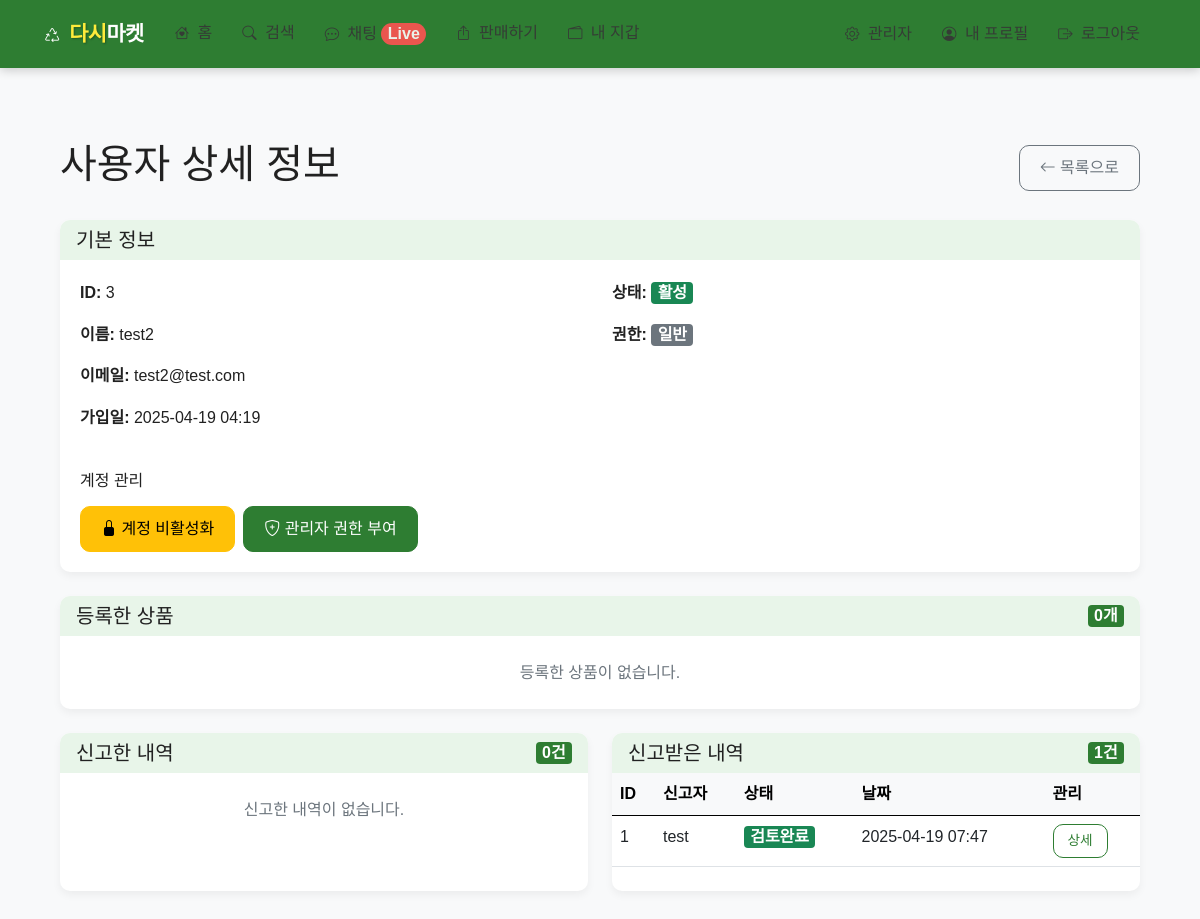
Page /admin/users/3 (signed in) on the committed database.
### app/models.py (models this page shows, shortened)
class User(UserMixin, db.Model):
    __tablename__ = 'users'
    id = db.Column(db.Integer, primary_key=True)
    email = db.Column(db.String(120), unique=True, nullable=False)
    password_hash = db.Column(db.String(256), nullable=False)
    username = db.Column(db.String(64), nullable=False)
    profile_image = db.Column(db.String(120), nullable=True)
    created_at = db.Column(db.DateTime, default=datetime.utcnow)
    is_admin = db.Column(db.Boolean, default=False)
    is_active = db.Column(db.Boolean, default=True)
    bank_name = db.Column(db.String(50), nullable=True)
    account_number = db.Column(db.String(30), nullable=True)
    products = db.relationship('Product', backref='seller', lazy='dynamic')
    wallet = db.relationship('Wallet', backref='user', uselist=False)

class Report(db.Model):
    __tablename__ = 'reports'
    id = db.Column(db.Integer, primary_key=True)
    reporter_id = db.Column(db.Integer, db.ForeignKey('users.id'), nullable=False)
    reported_id = db.Column(db.Integer, db.ForeignKey('users.id'), nullable=True)
    product_id = db.Column(db.Integer, db.ForeignKey('products.id'), nullable=True)
    reason = db.Column(db.Text, nullable=False)
    status = db.Column(db.String(20), default='pending')  # pending, reviewed, dismissed
    created_at = db.Column(db.DateTime, default=datetime.utcnow)
    reporter = db.relationship('User', foreign_keys=[reporter_id], backref='reported_reports')
    reported = db.relationship('User', foreign_keys=[reported_id], backref='received_reports')
    product = db.relationship('Product', backref='reports')

### app/admin/routes.py (the view, shortened to what this page needs)
@bp.route('/users/<int:user_id>', methods=['GET', 'POST'])
@login_required
@admin_required
def user_detail(user_id):
    user = User.query.get_or_404(user_id)
    products = Product.query.filter_by(seller_id=user.id).order_by(desc(Product.created_at)).limit(5).all()
    reports_filed = Report.query.filter_by(reporter_id=user.id).order_by(desc(Report.created_at)).limit(5).all()
    reports_received = Report.query.filter_by(reported_id=user.id).order_by(desc(Report.created_at)).limit(5).all()
    return render_template('admin/user_detail.html', title=f'사용자 {user.username}',
                          user=user, products=products,
                          reports_filed=reports_filed, reports_received=reports_received)

### app/admin/routes.py (called while the page is built)
def admin_required(f):
    @wraps(f)
    def decorated_function(*args, **kwargs):
        if not current_user.is_authenticated or not current_user.is_admin:
            flash('관리자 권한이 필요합니다.')
            return redirect(url_for('main.index'))
        return f(*args, **kwargs)
    return decorated_function

### app/models.py (called while the page is built)
@login_manager.user_loader
def load_user(id):
    return User.query.get(int(id))

### app/templates/admin/user_detail.html (shortened to what this page needs)
{% extends 'base.html' %}
{% block content %}
<div class="container mt-4">
    <div class="d-flex justify-content-between align-items-center mb-4">
        <h1>사용자 상세 정보</h1>
        <a href="{{ url_for('admin.users') }}" class="btn btn-outline-secondary">
            <i class="bi bi-arrow-left"></i> 목록으로
        </a>
    </div>
    <div class="card mb-4">
        <div class="card-header">
            <h5 class="mb-0">기본 정보</h5>
        </div>
        <div class="card-body">
            <div class="row">
                <div class="col-md-6">
                    <p><strong>ID:</strong> {{ user.id }}</p>
                    <p><strong>이름:</strong> {{ user.username }}</p>
                    <p><strong>이메일:</strong> {{ user.email }}</p>
                    <p><strong>가입일:</strong> {{ user.created_at|format_datetime }}</p>
                </div>
                <div class="col-md-6">
                    <p>
                        <strong>상태:</strong>
                        {% if user.is_active %}
                        <span class="badge bg-success">활성</span>
                        {% else %}
                        <span class="badge bg-danger">비활성</span>
                        {% endif %}
                    </p>
                    <p>
                        <strong>권한:</strong>
                        {% if user.is_admin %}
                        <span class="badge bg-primary">관리자</span>
                        {% else %}
                        <span class="badge bg-secondary">일반</span>
                        {% endif %}
                    </p>
                </div>
            </div>
            <div class="mt-4">
                <h6 class="mb-3">계정 관리</h6>
                <form method="post" action="{{ url_for('admin.user_detail', user_id=user.id) }}" class="d-flex gap-2 flex-wrap">
                    {% if user.is_active %}
                    <button type="submit" name="action" value="deactivate" class="btn btn-warning">
                        <i class="bi bi-lock-fill"></i> 계정 비활성화
                    </button>
                    {% else %}
                    <button type="submit" name="action" value="activate" class="btn btn-success">
                        <i class="bi bi-unlock-fill"></i> 계정 활성화
                    </button>
                    {% endif %}
                    {% if user.is_admin %}
                    <button type="submit" name="action" value="remove_admin" class="btn btn-danger">
                        <i class="bi bi-shield-minus"></i> 관리자 권한 해제
                    </button>
                    {% else %}
                    <button type="submit" name="action" value="make_admin" class="btn btn-primary">
                        <i class="bi bi-shield-plus"></i> 관리자 권한 부여
                    </button>
                    {% endif %}
                </form>
            </div>
        </div>
    </div>
    <div class="card mb-4">
        <div class="card-header d-flex justify-content-between align-items-center">
            <h5 class="mb-0">등록한 상품</h5>
            <span class="badge bg-primary">{{ products|length }}개</span>
        </div>
        <div class="card-body p-0">
            {% if products %}
            <div class="table-responsive">
                <table class="table table-hover mb-0">
                    <thead class="table-light">
                        <tr>
                            <th>ID</th>
                            <th>상품명</th>
                            <th>가격</th>
                            <th>상태</th>
                            <th>등록일</th>
                            <th>관리</th>
                        </tr>
                    </thead>
                    <tbody>
                        {% for product in products %}
                        <tr>
                            <td>{{ product.id }}</td>
                            <td>{{ product.title }}</td>
                            <td>{{ product.price|format_number }}원</td>
                            <td>
                                {% if product.status == 'active' %}
                                <span class="badge bg-success">판매중</span>
                                {% elif product.status == 'sold' %}
                                <span class="badge bg-secondary">판매완료</span>
                                {% else %}
                                <span class="badge bg-danger">숨김</span>
                                {% endif %}
                            </td>
                            <td>{{ product.created_at|format_datetime }}</td>
                            <td>
                                <a href="{{ url_for('admin.product_detail', product_id=product.id) }}" class="btn btn-sm btn-outline-primary">상세</a>
                            </td>
                        </tr>
                        {% endfor %}
                    </tbody>
                </table>
            </div>
            {% else %}
            <div class="p-4 text-center text-muted">
                등록한 상품이 없습니다.
            </div>
            {% endif %}
        </div>
    </div>
    <div class="row">
        <div class="col-md-6">
            <div class="card mb-4">
                <div class="card-header d-flex justify-content-between align-items-center">
                    <h5 class="mb-0">신고한 내역</h5>
                    <span class="badge bg-primary">{{ reports_filed|length }}건</span>
                </div>
                <div class="card-body p-0">
                    {% if reports_filed %}
                    <div class="table-responsive">
                        <table class="table table-hover mb-0">
                            <thead class="table-light">
                                <tr>
                                    <th>ID</th>
                                    <th>대상자</th>
                                    <th>상태</th>
                                    <th>날짜</th>
                                    <th>관리</th>
                                </tr>
                            </thead>
                            <tbody>
                                {% for report in reports_filed %}
                                <tr>
                                    <td>{{ report.id }}</td>
                                    <td>{{ report.reported.username }}</td>
                                    <td>
                                        {% if report.status == 'pending' %}
                                        <span class="badge bg-warning text-dark">대기중</span>
                                        {% elif report.status == 'reviewed' %}
                                        <span class="badge bg-success">검토완료</span>
                                        {% else %}
                                        <span class="badge bg-danger">기각됨</span>
                                        {% endif %}
                                    </td>
                                    <td>{{ report.created_at|format_datetime }}</td>
                                    <td>
                                        <a href="{{ url_for('admin.report_detail', report_id=report.id) }}" class="btn btn-sm btn-outline-primary">상세</a>
                                    </td>
                                </tr>
                                {% endfor %}
                            </tbody>
                        </table>
                    </div>
                    {% else %}
                    <div class="p-4 text-center text-muted">
                        신고한 내역이 없습니다.
                    </div>
                    {% endif %}
                </div>
            </div>
        </div>
        <div class="col-md-6">
            <div class="card mb-4">
                <div class="card-header d-flex justify-content-between align-items-center">
                    <h5 class="mb-0">신고받은 내역</h5>
                    <span class="badge bg-primary">{{ reports_received|length }}건</span>
                </div>
                <div class="card-body p-0">
                    {% if reports_received %}
                    <div class="table-responsive">
                        <table class="table table-hover mb-0">
                            <thead class="table-light">
                                <tr>
                                    <th>ID</th>
                                    <th>신고자</th>
                                    <th>상태</th>
                                    <th>날짜</th>
                                    <th>관리</th>
                                </tr>
                            </thead>
                            <tbody>
                                {% for report in reports_received %}
                                <tr>
                                    <td>{{ report.id }}</td>
                                    <td>{{ report.reporter.username }}</td>
                                    <td>
                                        {% if report.status == 'pending' %}
                                        <span class="badge bg-warning text-dark">대기중</span>
                                        {% elif report.status == 'reviewed' %}
                                        <span class="badge bg-success">검토완료</span>
                                        {% else %}
                                        <span class="badge bg-danger">기각됨</span>
                                        {% endif %}
                                    </td>
                                    <td>{{ report.created_at|format_datetime }}</td>
                                    <td>
                                        <a href="{{ url_for('admin.report_detail', report_id=report.id) }}" class="btn btn-sm btn-outline-primary">상세</a>
                                    </td>
                                </tr>
                                {% endfor %}
                            </tbody>
                        </table>
                    </div>
                    {% else %}
                    <div class="p-4 text-center text-muted">
                        신고받은 내역이 없습니다.
                    </div>
                    {% endif %}
                </div>
            </div>
        </div>
    </div>
</div>
{% endblock %}

### app/static/css/style.css (style rules this page uses)
:root { --primary-color: #FF7E36; --secondary-color: #56C4C5; --accent-color: #3A86FF; --light-color: #FFF8F0; --dark-color: #363636; --gray-color: #f8f9fa; --border-radius: 10px; --box-shadow: 0 4px 12px rgba(0, 0, 0, 0.08); }
body { font-family: 'Pretendard', 'Noto Sans KR', -apple-system, BlinkMacSystemFont, sans-serif; background-color: var(--light-color); color: var(--dark-color); line-height: 1.6; padding-bottom: 0; }
.btn { border-radius: var(--border-radius); font-weight: 500; padding: 10px 20px; transition: all 0.2s ease; }
.btn-primary { background-color: var(--primary-color) !important; border-color: var(--primary-color) !important; }
.btn-outline-primary { color: var(--primary-color) !important; border-color: var(--primary-color) !important; }
.btn-sm { padding: 6px 14px; font-size: 0.85rem; }
.container { padding: 20px 15px; }
.card { border-radius: var(--border-radius); border: none; box-shadow: var(--box-shadow); transition: transform 0.3s ease, box-shadow 0.3s ease; overflow: hidden; height: 100%; background-color: white; }
.card-body { padding: 1.25rem; }

### app/templates/base.html (style rules this page uses)
:root { --primary-color: #2E7D32; --secondary-color: #1B5E20; --accent-color: #FF5252; --accent-color-dark: #D32F2F; --background-color: #F8F9FA; --light-accent: #E8F5E9; --text-color: #212121; --light-text: #FFFFFF; --border-radius: 10px; }
body { font-family: 'Pretendard', 'Noto Sans KR', sans-serif; background-color: var(--background-color); color: var(--text-color); }
.btn-primary { background-color: var(--primary-color); border-color: var(--primary-color); color: var(--light-text); }
.btn-outline-primary { color: var(--primary-color); border-color: var(--primary-color); }
.card { border-radius: var(--border-radius); box-shadow: 0 4px 8px rgba(0, 0, 0, 0.05); border: none; }
.card-header { background-color: var(--light-accent); border-bottom: none; font-weight: 600; }
.badge.bg-primary { background-color: var(--primary-color) !important; }
.bg-primary { background-color: var(--primary-color) !important; }
.badge { font-size: inherit; padding: 0.2em 0.4em; }

### rows in the picture
User: id "3", username "test2", email "test2@test.com", created_at "2025-04-19 04:19"
Report: id "1", reporter.username "test", status "검토완료", created_at "2025-04-19 07:47"

### other values in the picture
{{ products|length }} "0"
{{ reports_filed|length }} "0"
{{ reports_received|length }} "1"
